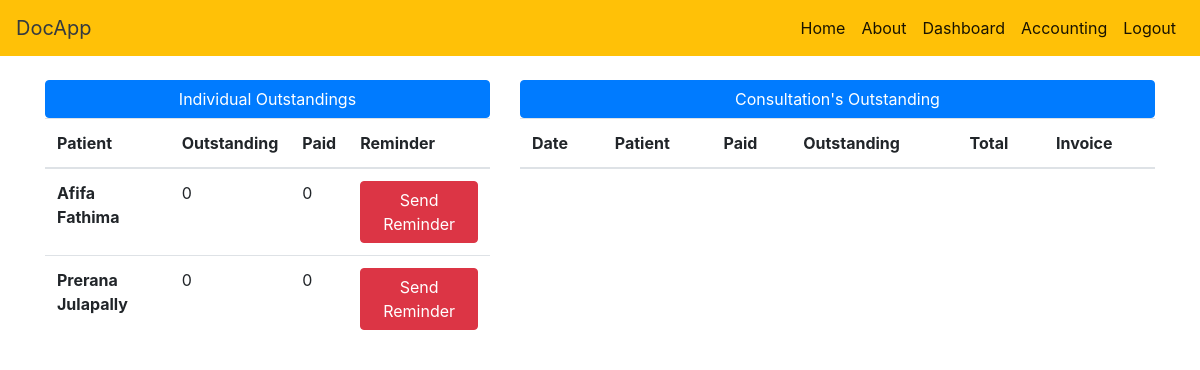
Screenshot of /hr_accounting/ with the database file from the repository.
### PATIENT/models.py (models this page shows)
class Invoice(models.Model):
	patient = models.OneToOneField(Patient,on_delete = models.CASCADE)
	outstanding = models.CharField(max_length =  10)
	paid = models.CharField(max_length = 10)

class Patient(models.Model):
	name = models.CharField(max_length=40)
	phone = models.CharField(max_length=12,default="",unique=True)
	email = models.CharField(max_length=50,unique=True)
	gender = models.CharField(max_length=30)
	address = models.CharField(max_length=200)
	age = models.IntegerField(default= 0 )
	blood = models.CharField(max_length=10)
	medical = models.CharField(max_length=100)
	case = models.CharField(max_length=20)
	username = models.OneToOneField(User,on_delete = models.CASCADE)

### hospital/views.py (the view)
# urls.py: path('hr_accounting/', hr_accounting , name = 'hr_accounting'),
def hr_accounting(request):
	status = False
	if request.user:
		status = request.user
	individual = Invoice.objects.all()
	consulation =  Prescription2.objects.all()
	return render(request , 'hr_accounting.html' , {'individual' : individual , 'consulation' : consulation , 'user' : 'H' , 'status' : status})

### templates/hr_accounting.html (shortened to what this page needs)
<!DOCTYPE html>
<html>
<head>
	<link rel="stylesheet" href="https://stackpath.bootstrapcdn.com/bootstrap/4.5.0/css/bootstrap.min.css" >
	</head>
<body>
 {% include "nav.html" %}
<br>
<div class="container">
<div class="row">
	<div class="col-sm-5">
<button class="btn btn-primary" id="hello">Individual Outstandings</button>
		<table class="table">
  <thead>
    <tr>
      <th scope="col">Patient</th>
      <th scope="col">Outstanding</th>
      <th scope="col">Paid</th>
      <th scope="col">Reminder</th>
    </tr>
  </thead>
  <tbody>
  	  	{% for data in individual %}
    <tr>
      <th scope="row">{{ data.patient.name }}</th>
      <td> {{ data.outstanding }}</td>
      <td> {{ data.paid }} </td>
      <td> <a   class="btn btn-danger" href="{% url 'send_reminder' id=data.id %}">Send Reminder</td>
    </tr>
    {% endfor %}
  </tbody>
</table>
	</div>
  <div class="col-sm-7">
    <button class="btn btn-primary" id="hello">Consultation's Outstanding</button>
    <table class="table">
  <thead>
    <tr>
      <th scope="col">Date</th>
      <th scope="col">Patient</th>
      <th scope="col">Paid</th>
      <th scope="col">Outstanding</th>
      <th scope="col">Total</th>
      <th scope="col">Invoice</th>
    </tr>
  </thead>
</table>
  </div>
</div>
</div>
</body>
</html>

### templates/hr_accounting.html (style rules this page uses)
#hello { width: 100%; }

### rows the page displays
Invoice: patient.name "Afifa Fathima", outstanding "0", paid "0"
Invoice: patient.name "Prerana Julapally", outstanding "0", paid "0"
